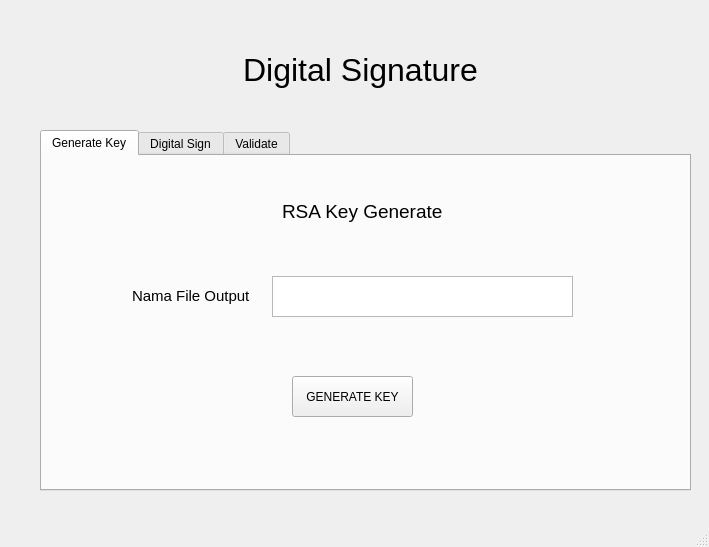
<?xml version="1.0" encoding="UTF-8"?>
<ui version="4.0">
 <class>MainWindow</class>
 <widget class="QMainWindow" name="MainWindow">
  <property name="geometry">
   <rect>
    <x>0</x>
    <y>0</y>
    <width>709</width>
    <height>547</height>
   </rect>
  </property>
  <property name="windowTitle">
   <string>MainWindow</string>
  </property>
  <widget class="QWidget" name="centralwidget">
   <widget class="QLabel" name="label">
    <property name="geometry">
     <rect>
      <x>140</x>
      <y>30</y>
      <width>441</width>
      <height>81</height>
     </rect>
    </property>
    <property name="text">
     <string>&lt;html&gt;&lt;head/&gt;&lt;body&gt;&lt;p align=&quot;center&quot;&gt;&lt;span style=&quot; font-size:24pt;&quot;&gt;Digital Signature&lt;/span&gt;&lt;/p&gt;&lt;/body&gt;&lt;/html&gt;</string>
    </property>
   </widget>
   <widget class="QTabWidget" name="tabWidget">
    <property name="geometry">
     <rect>
      <x>40</x>
      <y>130</y>
      <width>651</width>
      <height>361</height>
     </rect>
    </property>
    <property name="currentIndex">
     <number>0</number>
    </property>
    <widget class="QWidget" name="generate">
     <attribute name="title">
      <string>Generate Key</string>
     </attribute>
     <widget class="QPlainTextEdit" name="plainTextEdit">
      <property name="geometry">
       <rect>
        <x>230</x>
        <y>120</y>
        <width>301</width>
        <height>41</height>
       </rect>
      </property>
     </widget>
     <widget class="QLabel" name="label_2">
      <property name="geometry">
       <rect>
        <x>90</x>
        <y>130</y>
        <width>121</width>
        <height>20</height>
       </rect>
      </property>
      <property name="font">
       <font>
        <pointsize>11</pointsize>
       </font>
      </property>
      <property name="text">
       <string>Nama File Output</string>
      </property>
     </widget>
     <widget class="QLabel" name="label_3">
      <property name="geometry">
       <rect>
        <x>240</x>
        <y>40</y>
        <width>161</width>
        <height>31</height>
       </rect>
      </property>
      <property name="font">
       <font>
        <pointsize>14</pointsize>
       </font>
      </property>
      <property name="text">
       <string>RSA Key Generate</string>
      </property>
     </widget>
     <widget class="QPushButton" name="pushButton">
      <property name="geometry">
       <rect>
        <x>250</x>
        <y>220</y>
        <width>121</width>
        <height>41</height>
       </rect>
      </property>
      <property name="text">
       <string>GENERATE KEY</string>
      </property>
     </widget>
    </widget>
    <widget class="QWidget" name="sign">
     <property name="enabled">
      <bool>true</bool>
     </property>
     <property name="mouseTracking">
      <bool>true</bool>
     </property>
     <property name="accessibleName">
      <string/>
     </property>
     <property name="autoFillBackground">
      <bool>true</bool>
     </property>
     <attribute name="title">
      <string>Digital Sign</string>
     </attribute>
     <widget class="QLabel" name="label_4">
      <property name="geometry">
       <rect>
        <x>250</x>
        <y>50</y>
        <width>161</width>
        <height>31</height>
       </rect>
      </property>
      <property name="font">
       <font>
        <pointsize>14</pointsize>
       </font>
      </property>
      <property name="text">
       <string>File Digital Sign</string>
      </property>
     </widget>
     <widget class="QPushButton" name="pushButton_2">
      <property name="geometry">
       <rect>
        <x>260</x>
        <y>230</y>
        <width>121</width>
        <height>41</height>
       </rect>
      </property>
      <property name="text">
       <string>SIGN FILE</string>
      </property>
     </widget>
     <widget class="QLabel" name="label_5">
      <property name="geometry">
       <rect>
        <x>80</x>
        <y>120</y>
        <width>71</width>
        <height>20</height>
       </rect>
      </property>
      <property name="font">
       <font>
        <pointsize>11</pointsize>
       </font>
      </property>
      <property name="text">
       <string>File Input</string>
      </property>
     </widget>
     <widget class="QPlainTextEdit" name="plainTextEdit_2">
      <property name="geometry">
       <rect>
        <x>170</x>
        <y>110</y>
        <width>301</width>
        <height>41</height>
       </rect>
      </property>
     </widget>
     <widget class="QLabel" name="label_6">
      <property name="geometry">
       <rect>
        <x>80</x>
        <y>170</y>
        <width>81</width>
        <height>20</height>
       </rect>
      </property>
      <property name="font">
       <font>
        <pointsize>11</pointsize>
       </font>
      </property>
      <property name="text">
       <string>Private Key</string>
      </property>
     </widget>
     <widget class="QPlainTextEdit" name="plainTextEdit_3">
      <property name="geometry">
       <rect>
        <x>170</x>
        <y>160</y>
        <width>301</width>
        <height>41</height>
       </rect>
      </property>
     </widget>
     <widget class="QPushButton" name="pushButton_4">
      <property name="geometry">
       <rect>
        <x>490</x>
        <y>120</y>
        <width>75</width>
        <height>24</height>
       </rect>
      </property>
      <property name="text">
       <string>Browse</string>
      </property>
     </widget>
     <widget class="QPushButton" name="pushButton_5">
      <property name="geometry">
       <rect>
        <x>490</x>
        <y>170</y>
        <width>75</width>
        <height>24</height>
       </rect>
      </property>
      <property name="text">
       <string>Browse</string>
      </property>
     </widget>
    </widget>
    <widget class="QWidget" name="validate">
     <attribute name="title">
      <string>Validate</string>
     </attribute>
     <widget class="QLabel" name="label_7">
      <property name="geometry">
       <rect>
        <x>80</x>
        <y>130</y>
        <width>71</width>
        <height>20</height>
       </rect>
      </property>
      <property name="font">
       <font>
        <pointsize>11</pointsize>
       </font>
      </property>
      <property name="text">
       <string>File Key</string>
      </property>
     </widget>
     <widget class="QPushButton" name="pushButton_3">
      <property name="geometry">
       <rect>
        <x>260</x>
        <y>260</y>
        <width>121</width>
        <height>41</height>
       </rect>
      </property>
      <property name="text">
       <string>CHECK FILE</string>
      </property>
     </widget>
     <widget class="QLabel" name="label_8">
      <property name="geometry">
       <rect>
        <x>80</x>
        <y>80</y>
        <width>71</width>
        <height>20</height>
       </rect>
      </property>
      <property name="font">
       <font>
        <pointsize>11</pointsize>
       </font>
      </property>
      <property name="text">
       <string>File Input</string>
      </property>
     </widget>
     <widget class="QPlainTextEdit" name="plainTextEdit_4">
      <property name="geometry">
       <rect>
        <x>160</x>
        <y>120</y>
        <width>301</width>
        <height>41</height>
       </rect>
      </property>
     </widget>
     <widget class="QPlainTextEdit" name="plainTextEdit_5">
      <property name="geometry">
       <rect>
        <x>160</x>
        <y>70</y>
        <width>301</width>
        <height>41</height>
       </rect>
      </property>
     </widget>
     <widget class="QLabel" name="label_9">
      <property name="geometry">
       <rect>
        <x>250</x>
        <y>20</y>
        <width>161</width>
        <height>31</height>
       </rect>
      </property>
      <property name="font">
       <font>
        <pointsize>14</pointsize>
       </font>
      </property>
      <property name="text">
       <string>Sign Verification</string>
      </property>
     </widget>
     <widget class="QPushButton" name="pushButton_6">
      <property name="geometry">
       <rect>
        <x>480</x>
        <y>130</y>
        <width>75</width>
        <height>24</height>
       </rect>
      </property>
      <property name="text">
       <string>Browse</string>
      </property>
     </widget>
     <widget class="QPushButton" name="pushButton_7">
      <property name="geometry">
       <rect>
        <x>480</x>
        <y>80</y>
        <width>75</width>
        <height>24</height>
       </rect>
      </property>
      <property name="text">
       <string>Browse</string>
      </property>
     </widget>
     <widget class="QPlainTextEdit" name="plainTextEdit_6">
      <property name="geometry">
       <rect>
        <x>160</x>
        <y>180</y>
        <width>301</width>
        <height>41</height>
       </rect>
      </property>
     </widget>
     <widget class="QLabel" name="label_10">
      <property name="geometry">
       <rect>
        <x>80</x>
        <y>190</y>
        <width>71</width>
        <height>20</height>
       </rect>
      </property>
      <property name="font">
       <font>
        <pointsize>11</pointsize>
       </font>
      </property>
      <property name="text">
       <string>File Sign</string>
      </property>
     </widget>
     <widget class="QPushButton" name="pushButton_8">
      <property name="geometry">
       <rect>
        <x>480</x>
        <y>190</y>
        <width>75</width>
        <height>24</height>
       </rect>
      </property>
      <property name="text">
       <string>Browse</string>
      </property>
     </widget>
     <widget class="QLabel" name="label_11">
      <property name="geometry">
       <rect>
        <x>200</x>
        <y>220</y>
        <width>221</width>
        <height>20</height>
       </rect>
      </property>
      <property name="font">
       <font>
        <pointsize>8</pointsize>
       </font>
      </property>
      <property name="text">
       <string>*jika file input berupa .txt kosongkan file sign</string>
      </property>
     </widget>
    </widget>
   </widget>
  </widget>
  <widget class="QStatusBar" name="statusbar"/>
 </widget>
 <resources/>
 <connections/>
</ui>
